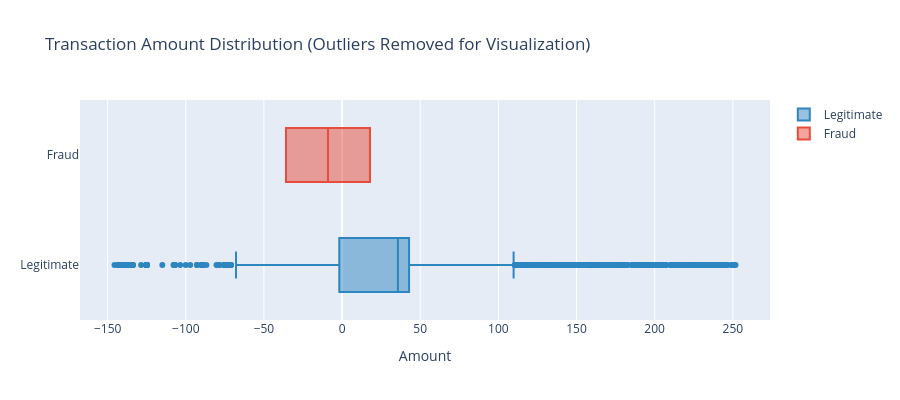

Source (notebook cell):
### Markdown cell above
**Interpretation:** 
- The hourly analysis reveals specific times when fraud rates peak, suggesting fraudsters target particular hours
- Daily trends show fluctuations in fraud activity, indicating the dynamic nature of fraud patterns
- These temporal patterns justify including time-based features in our predictive models

### 3.4 Transaction Amount Analysis

Comparing transaction amounts between fraud and legitimate transactions:

### Code cell
# Compare amount distributions for fraud vs legitimate
fig = go.Figure()

# Remove outliers for better visualization (using IQR method)
Q1 = train['Amount'].quantile(0.25)
Q3 = train['Amount'].quantile(0.75)
IQR = Q3 - Q1
train_clean = train[(train['Amount'] >= Q1 - 1.5*IQR) & (train['Amount'] <= Q3 + 1.5*IQR)]

fig.add_trace(go.Box(
    x=train_clean[train_clean['FraudResult']==0]['Amount'],
    name='Legitimate',
    marker_color='#2E86C1'
))

fig.add_trace(go.Box(
    x=train_clean[train_clean['FraudResult']==1]['Amount'],
    name='Fraud',
    marker_color='#E74C3C'
))

fig.update_layout(
    title='Transaction Amount Distribution (Outliers Removed for Visualization)',
    xaxis_title='Amount',
    height=400
)

fig.show()

# Statistical comparison
print("\n AMOUNT STATISTICS COMPARISON:")
print("\nLegitimate Transactions:")
print(train[train['FraudResult']==0]['Amount'].describe())
print("\nFraudulent Transactions:")
print(train[train['FraudResult']==1]['Amount'].describe())

### Figure 1 — Plotly figure (JSON) as saved in the notebook; plotly's stock layout.template omitted (floating-point values rounded to 4 significant figures; data arrays with more than 128 entries replaced by an {"elided": "..."} marker saying what was removed)
{"data": [{"marker": {"color": "#2E86C1"}, "name": "Legitimate", "type": "box", "x": {"elided": "71219 float values"}}, {"marker": {"color": "#E74C3C"}, "name": "Fraud", "type": "box", "x": [17.86, -35.89]}], "layout": {"height": 400, "title": {"text": "Transaction Amount Distribution (Outliers Removed for Visualization)"}, "xaxis": {"title": {"text": "Amount"}}}}
